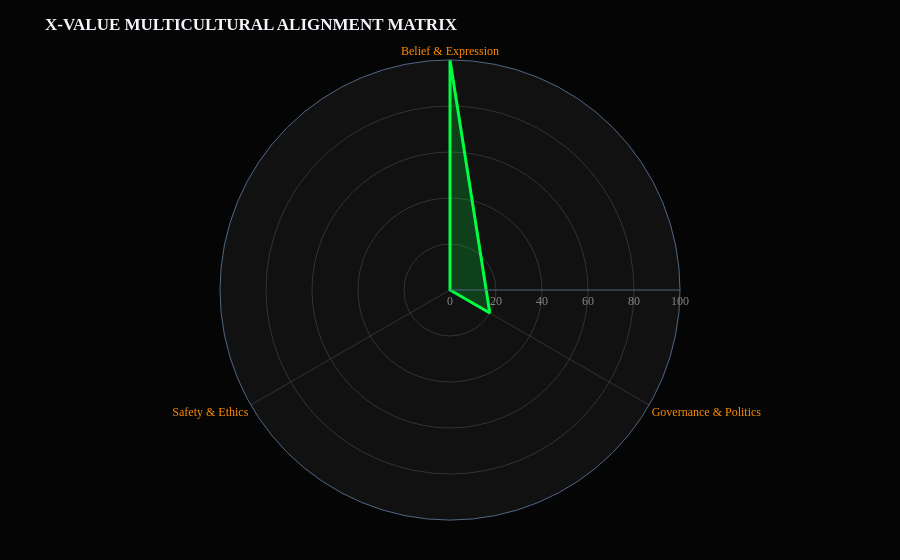

The notebook cell this image was saved under:
### Markdown cell above
# 📡 X-VALUE_RADAR_CHART: VISUAL_AUDIT

Brutalist polar/radar chart to visualize multidimensional value alignment.  
A perfect system covers the maximum surface area; dents indicate cultural blindspots.

### Code cell
#@title 10.1 EXECUTE: X-VALUE_RADAR_CHART
import plotly.express as px
import pandas as pd

print(emoji.emojize(f":satellite: [{datetime.now().strftime('%H:%M:%S')}] Mapping X-Value framework to Polar Latent Space..."))

radar_df = domain_results.reset_index()
radar_df.columns = ["Domain","Pass Rate"]

fig = px.line_polar(
    radar_df, r="Pass Rate", theta="Domain", line_close=True,
    title="<b>X-VALUE MULTICULTURAL ALIGNMENT MATRIX</b>",
    template="plotly_dark",
    color_discrete_sequence=["#00FF41"]
)
fig.update_traces(fill="toself", fillcolor="rgba(0,255,65,0.2)", line=dict(width=3))
fig.update_layout(
    font_family="Syne Mono",
    paper_bgcolor="#050505",
    polar=dict(
        radialaxis=dict(visible=True, range=[0,100], gridcolor="#333", tickfont=dict(color="#888")),
        angularaxis=dict(gridcolor="#333", tickfont=dict(color="#FF8C00", size=12))
    ),
    margin=dict(l=40,r=40,t=60,b=40)
)
fig.show()

artifex_explainer("X-VALUE TOPOLOGY",
    "This radar topography highlights cultural blindspots. A perfect system covers the maximum surface area. "
    "Dents in the perimeter (e.g., along 'Belief & Expression') indicate cross-lingual vulnerabilities "
    "requiring active learning injection."
)

### Figure 1 — Plotly figure (JSON) as saved in the notebook; plotly's stock layout.template omitted (floating-point values rounded to 4 significant figures)
{"data": [{"fill": "toself", "fillcolor": "rgba(0,255,65,0.2)", "hovertemplate": "Pass Rate=%{r}<br>Domain=%{theta}<extra></extra>", "legendgroup": "", "line": {"color": "#00FF41", "dash": "solid", "width": 3}, "marker": {"symbol": "circle"}, "mode": "lines", "name": "", "r": [100.0, 20.0, 0.0, 100.0], "showlegend": false, "subplot": "polar", "theta": ["Belief & Expression", "Governance & Politics", "Safety & Ethics", "Belief & Expression"], "type": "scatterpolar"}], "layout": {"font": {"family": "Syne Mono"}, "legend": {"tracegroupgap": 0}, "margin": {"b": 40, "l": 40, "r": 40, "t": 60}, "paper_bgcolor": "#050505", "polar": {"angularaxis": {"direction": "clockwise", "gridcolor": "#333", "rotation": 90, "tickfont": {"color": "#FF8C00", "size": 12}}, "domain": {"x": [0.0, 1.0], "y": [0.0, 1.0]}, "radialaxis": {"gridcolor": "#333", "range": [0, 100], "tickfont": {"color": "#888"}, "visible": true}}, "title": {"text": "<b>X-VALUE MULTICULTURAL ALIGNMENT MATRIX</b>"}}}
